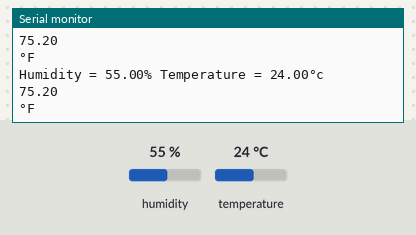
A sketch run on a simulated Arduino Mega 2560, built with avr-gcc and run on an emulated ATmega2560. On the bench: the last lines printed to the serial monitor. The test bench sets the inputs (shaded band); at power-on: humidity 55 %, temperature 24 °C.

Above: at 3.3 s.
3.4 s: humidity set to 22 %
At 4.91 s:
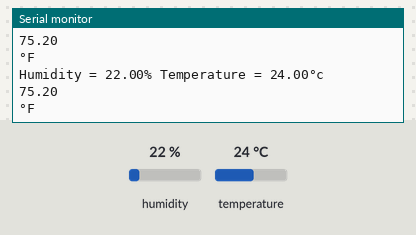
6.2 s: temperature set to 12 °C
At 6.94 s:
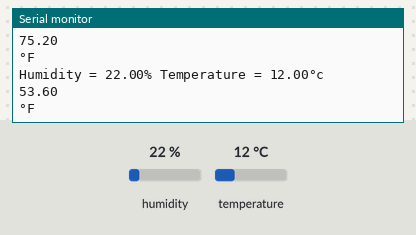
9.0 s: humidity set to 40 %
At 11.0 s:
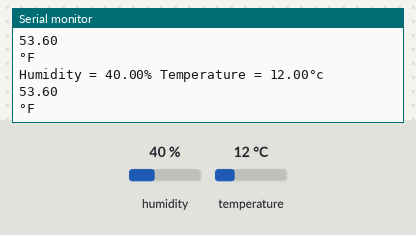
Timing chart, 0 to 12.5 s (numbered marks = the images above; inputs shaded):
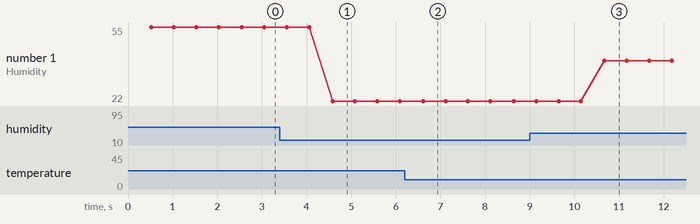

Measured:
- after the input at 3.4 s, the serial monitor: prints a new line after 1.2 s (image 1)
- after the input at 6.2 s, the serial monitor: prints a new line after 0.41 s (image 2)
- after the input at 9.0 s, the serial monitor: prints a new line after 1.7 s (image 3)
- plotted number 1: 55 → 22 after the input at 3.4 s, 22 → 40 after the input at 9.0 s

The sketch:

sketch_jul06b_Moisture_Sensor_.ino
```cpp
//How to connect Humidity sensor
#include<DHT.h>
#define Dpin 23
#define Dtype DHT11

DHT dht(Dpin, Dtype);

void setup() {
  // put your setup code here, to run once:
  Serial.begin(9600);
  dht.begin();

}

float t, h,f;
void loop() {
   delay(500);
  // put your main code here, to run repeatedly:
  h = dht.readHumidity();
  t = dht.readTemperature();
  f = dht.readTemperature(true);
  if(isnan(t)||isnan(h)||isnan(f)){
    //isnan->is not a num
    Serial.println("Check the Connection of DHT11.");
    return;
  }
  Serial.print(F("Humidity = "));
  Serial.print(h);
  Serial.print("% ");

  Serial.print(F("Temperature = "));
  Serial.print(t);
  Serial.println(F("°c "));
  Serial.println(f);
  Serial.println(F("°F "));


}
```
